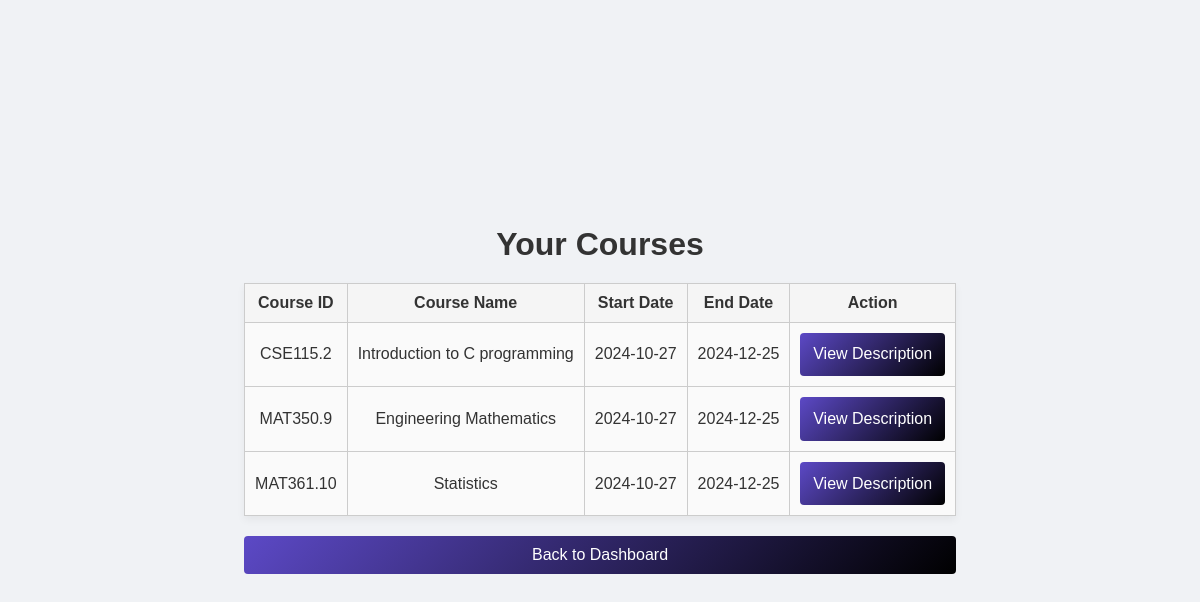
The page /view_course.php (signed in) on the database its author committed.
### tables this page shows
CREATE TABLE `course` (
  `Course_Num` int(20) NOT NULL,
  `Course_ID` varchar(20) NOT NULL,
  `CourseName` varchar(50) DEFAULT NULL,
  `Description` longtext NOT NULL,
  `UserID` varchar(50) NOT NULL,
  `Start_Date` date DEFAULT NULL,
  `End_Date` date NOT NULL
);

### view_course.php (the view, shortened to what this page needs)
<!DOCTYPE html>
<html lang="en">
<head>
    <link rel="stylesheet" href="style.css">
</head>
<body>
    <div style="max-width: 800px; margin: 0 auto; text-align: center;">
        <h1>Your Courses</h1>
        <?php
        $userID = $_SESSION['userID'];
        $conn = new mysqli("localhost", "root", "", "learning_platform");
        $sql = "SELECT * FROM Course WHERE UserID = ?";
        $stmt = $conn->prepare($sql);
        $stmt->bind_param("s", $userID);
        $stmt->execute();
        $result = $stmt->get_result();
        if ($result->num_rows > 0) {
            echo "<table style='width: 100%; border-collapse: collapse; margin-top: 20px;'>
                    <thead>
                        <tr>
                            <th style='border: 1px solid #ccc; padding: 10px;'>Course ID</th>
                            <th style='border: 1px solid #ccc; padding: 10px;'>Course Name</th>
                            <th style='border: 1px solid #ccc; padding: 10px;'>Start Date</th>
                            <th style='border: 1px solid #ccc; padding: 10px;'>End Date</th>
                            <th style='border: 1px solid #ccc; padding: 10px;'>Action</th>
                        </tr>
                    </thead>
                    <tbody>";
            while ($row = $result->fetch_assoc()) {
                echo "<tr>
                        <td style='border: 1px solid #ccc; padding: 10px;'>" . htmlspecialchars($row['Course_ID']) . "</td>
                        <td style='border: 1px solid #ccc; padding: 10px;'>" . htmlspecialchars($row['CourseName']) . "</td>
                        <td style='border: 1px solid #ccc; padding: 10px;'>" . htmlspecialchars($row['Start_Date']) . "</td>
                        <td style='border: 1px solid #ccc; padding: 10px;'>" . htmlspecialchars($row['End_Date']) . "</td>
                        <td style='border: 1px solid #ccc; padding: 10px;'>
                            <a href='course_description.php?course_id=" . $row['Course_ID'] . "'>
                                <button>View Description</button>
                            </a>
                        </td>
                      </tr>";
            }
            echo "</tbody></table>";
        } else {
            echo "<p style='margin-top: 20px; color: #555;'>No courses found.</p>";
        }
        ?>
        <a href="instructor_dashboard.html"><button style="margin-top: 20px; padding: 10px 20px;">Back to Dashboard</button></a>
    </div>
</body>
</html>

### style.css (style rules this page uses)
* { margin: 0; padding: 0; box-sizing: border-box; font-family: Arial, sans-serif; }
body { display: flex; justify-content: center; align-items: center; min-height: 100vh; background: #f0f2f5; color: #333; }
button { width: 100%; padding: 0.8rem; background: linear-gradient(135deg, #5c49c6, #000000); color: #fff; border: none; border-radius: 4px; font-size: 1rem; cursor: pointer; transition: background 0.3s ease; }
a { color: #4CAF50; text-decoration: none; }
table { width: 100%; border-collapse: collapse; margin-top: 1rem; box-shadow: 0 4px 8px rgba(0, 0, 0, 0.05); }
th, td { padding: 0.8rem; border: 1px solid #ddd; color: #333; text-align: center; }
th { background-color: #f5f5f5; font-weight: bold; }
td { background-color: #fafafa; }

### rows shown on the page
course: Course_ID "CSE115.2", CourseName "Introduction to C programming", Start_Date "2024-10-27", End_Date "2024-12-25"
course: Course_ID "MAT350.9", CourseName "Engineering Mathematics", Start_Date "2024-10-27", End_Date "2024-12-25"
course: Course_ID "MAT361.10", CourseName "Statistics", Start_Date "2024-10-27", End_Date "2024-12-25"
